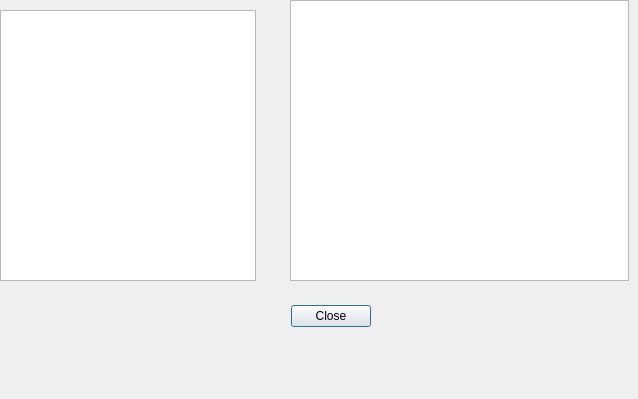
<?xml version="1.0" encoding="UTF-8"?>
<ui version="4.0">
 <class>HistoryDialog</class>
 <widget class="QDialog" name="HistoryDialog">
  <property name="geometry">
   <rect>
    <x>0</x>
    <y>0</y>
    <width>638</width>
    <height>399</height>
   </rect>
  </property>
  <property name="windowTitle">
   <string>Dialog</string>
  </property>
  <widget class="QDialogButtonBox" name="buttonBox">
   <property name="geometry">
    <rect>
     <x>30</x>
     <y>300</y>
     <width>341</width>
     <height>32</height>
    </rect>
   </property>
   <property name="orientation">
    <enum>Qt::Horizontal</enum>
   </property>
   <property name="standardButtons">
    <set>QDialogButtonBox::Close</set>
   </property>
  </widget>
  <widget class="QListWidget" name="dateList">
   <property name="geometry">
    <rect>
     <x>0</x>
     <y>10</y>
     <width>256</width>
     <height>271</height>
    </rect>
   </property>
  </widget>
  <widget class="QTreeView" name="spikestreeview">
   <property name="geometry">
    <rect>
     <x>290</x>
     <y>0</y>
     <width>339</width>
     <height>281</height>
    </rect>
   </property>
   <property name="font">
    <font>
     <pointsize>12</pointsize>
    </font>
   </property>
   <property name="dragDropMode">
    <enum>QAbstractItemView::DragDrop</enum>
   </property>
   <property name="defaultDropAction">
    <enum>Qt::MoveAction</enum>
   </property>
   <property name="textElideMode">
    <enum>Qt::ElideNone</enum>
   </property>
   <property name="wordWrap">
    <bool>true</bool>
   </property>
  </widget>
 </widget>
 <resources/>
 <connections>
  <connection>
   <sender>buttonBox</sender>
   <signal>accepted()</signal>
   <receiver>HistoryDialog</receiver>
   <slot>accept()</slot>
   <hints>
    <hint type="sourcelabel">
     <x>248</x>
     <y>254</y>
    </hint>
    <hint type="destinationlabel">
     <x>157</x>
     <y>274</y>
    </hint>
   </hints>
  </connection>
  <connection>
   <sender>buttonBox</sender>
   <signal>rejected()</signal>
   <receiver>HistoryDialog</receiver>
   <slot>reject()</slot>
   <hints>
    <hint type="sourcelabel">
     <x>316</x>
     <y>260</y>
    </hint>
    <hint type="destinationlabel">
     <x>286</x>
     <y>274</y>
    </hint>
   </hints>
  </connection>
 </connections>
</ui>
